Frame 1 (no input): blank canvas, image omitted
Frame 60 (the mouse pressed at the canvas centre just before this capture): blank canvas, image omitted
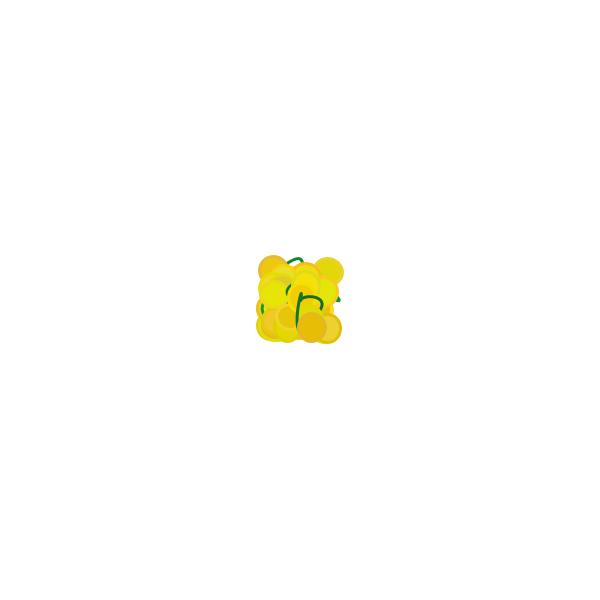
Frame 120 (the mouse held since frame 60 and released just before this capture)

The Processing sketch whose frames 1 and 60 were blank and that drew this single picture after the mouse press (run headless with seeded random() and noise(); from frame 60 on, the mouse is pressed at the canvas centre):

// Processing sketch: s010_flowery_curves
// ── s010_flowery_curves.pde
void setup() {
  size(600, 600);
  background(255);
}

void draw() {
  // draw things only if the mouse is pressed
  if (mousePressed) {
    
    // start point at the center of the screen
    float startX = width/2;
    float startY = height/2;
    
    // end point somewhere around the mouse position
    float endX = mouseX + random(-30, 30);
    float endY = mouseY + random(-30, 30);
    
    // to draw bezier curves, we need 4 points!
    // we calculate two control points.
    // the first one is around the start point
    // the second one is around the end point
    float cp0x = startX + random(-40, 40);
    float cp0y = startY + random(-40, 40);

    float cp1x = endX + random(-40, 40);
    float cp1y = endY + random(-40, 40);

    // make a curve between start and end points
    // passing two random control points
    strokeWeight(3);
    stroke(20, random(100, 180), 40);
    noFill();
    bezier(startX, startY, cp0x, cp0y, cp1x, cp1y, endX, endY);

    // draw circle at the end point
    stroke(random(220, 250), random(180, 230), random(50));
    fill(random(220, 250), random(180, 230), random(50));
    ellipse(endX, endY, random(25, 30), random(25, 30));
  }
}

void keyPressed() {
  // clear the screen when we press the space bar
  if(key == ' ') {
    background(255);
  }
  // save the image when we press 's'
  if(key == 's') {
    save(System.currentTimeMillis() + ".png");
  }
}
